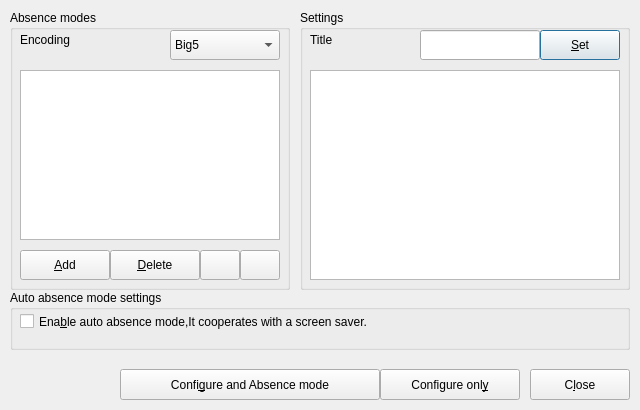
<?xml version="1.0" encoding="UTF-8"?>
<ui version="4.0">
 <class>KIpMsgAbsenceModeConfigDialogBase</class>
 <widget class="QDialog" name="KIpMsgAbsenceModeConfigDialogBase">
  <property name="geometry">
   <rect>
    <x>0</x>
    <y>0</y>
    <width>640</width>
    <height>410</height>
   </rect>
  </property>
  <property name="sizePolicy">
   <sizepolicy hsizetype="Fixed" vsizetype="Fixed">
    <horstretch>0</horstretch>
    <verstretch>0</verstretch>
   </sizepolicy>
  </property>
  <property name="minimumSize">
   <size>
    <width>640</width>
    <height>410</height>
   </size>
  </property>
  <property name="maximumSize">
   <size>
    <width>640</width>
    <height>410</height>
   </size>
  </property>
  <property name="baseSize">
   <size>
    <width>640</width>
    <height>410</height>
   </size>
  </property>
  <property name="windowTitle">
   <string>KIpMessenger - Absence Mode Configuration</string>
  </property>
  <widget class="QGroupBox" name="groupBox7">
   <property name="geometry">
    <rect>
     <x>300</x>
     <y>10</y>
     <width>330</width>
     <height>280</height>
    </rect>
   </property>
   <property name="title">
    <string>Settings</string>
   </property>
   <widget class="KTextEdit" name="m_DescriptionTextbox">
    <property name="geometry">
     <rect>
      <x>10</x>
      <y>60</y>
      <width>310</width>
      <height>210</height>
     </rect>
    </property>
   </widget>
   <widget class="KLineEdit" name="m_TitleEditbox">
    <property name="geometry">
     <rect>
      <x>120</x>
      <y>20</y>
      <width>120</width>
      <height>30</height>
     </rect>
    </property>
   </widget>
   <widget class="KPushButton" name="m_SetButton">
    <property name="geometry">
     <rect>
      <x>240</x>
      <y>20</y>
      <width>80</width>
      <height>30</height>
     </rect>
    </property>
    <property name="text">
     <string>&amp;Set</string>
    </property>
    <property name="shortcut">
     <string>Alt+S</string>
    </property>
   </widget>
   <widget class="QLabel" name="textLabel1">
    <property name="geometry">
     <rect>
      <x>10</x>
      <y>20</y>
      <width>110</width>
      <height>20</height>
     </rect>
    </property>
    <property name="text">
     <string>Title</string>
    </property>
    <property name="wordWrap">
     <bool>false</bool>
    </property>
   </widget>
  </widget>
  <widget class="QGroupBox" name="groupBox6">
   <property name="geometry">
    <rect>
     <x>10</x>
     <y>10</y>
     <width>280</width>
     <height>280</height>
    </rect>
   </property>
   <property name="title">
    <string>Absence modes</string>
   </property>
   <widget class="QLabel" name="textLabel1_2">
    <property name="geometry">
     <rect>
      <x>10</x>
      <y>20</y>
      <width>150</width>
      <height>20</height>
     </rect>
    </property>
    <property name="text">
     <string>Encoding</string>
    </property>
    <property name="wordWrap">
     <bool>false</bool>
    </property>
   </widget>
   <widget class="KPushButton" name="m_AddButton">
    <property name="geometry">
     <rect>
      <x>10</x>
      <y>240</y>
      <width>90</width>
      <height>30</height>
     </rect>
    </property>
    <property name="text">
     <string>&amp;Add</string>
    </property>
    <property name="shortcut">
     <string>Alt+A</string>
    </property>
   </widget>
   <widget class="KPushButton" name="m_DeleteButton">
    <property name="geometry">
     <rect>
      <x>100</x>
      <y>240</y>
      <width>90</width>
      <height>30</height>
     </rect>
    </property>
    <property name="text">
     <string>&amp;Delete</string>
    </property>
    <property name="shortcut">
     <string>Alt+D</string>
    </property>
   </widget>
   <widget class="KListWidget" name="m_AbsenceModeListbox">
    <property name="geometry">
     <rect>
      <x>10</x>
      <y>60</y>
      <width>260</width>
      <height>170</height>
     </rect>
    </property>
   </widget>
   <widget class="KPushButton" name="m_UpButton">
    <property name="geometry">
     <rect>
      <x>190</x>
      <y>240</y>
      <width>40</width>
      <height>30</height>
     </rect>
    </property>
    <property name="text">
     <string/>
    </property>
   </widget>
   <widget class="KPushButton" name="m_DownButton">
    <property name="geometry">
     <rect>
      <x>230</x>
      <y>240</y>
      <width>40</width>
      <height>30</height>
     </rect>
    </property>
    <property name="text">
     <string/>
    </property>
   </widget>
   <widget class="KComboBox" name="m_EncodingCombobox">
    <property name="geometry">
     <rect>
      <x>160</x>
      <y>20</y>
      <width>110</width>
      <height>30</height>
     </rect>
    </property>
    <property name="currentItem" stdset="0">
     <number>8</number>
    </property>
    <item>
     <property name="text">
      <string>Big5</string>
     </property>
    </item>
    <item>
     <property name="text">
      <string>Big5-HKSCS</string>
     </property>
    </item>
    <item>
     <property name="text">
      <string>eucJP</string>
     </property>
    </item>
    <item>
     <property name="text">
      <string>eucKR</string>
     </property>
    </item>
    <item>
     <property name="text">
      <string>GB2312</string>
     </property>
    </item>
    <item>
     <property name="text">
      <string>GBK</string>
     </property>
    </item>
    <item>
     <property name="text">
      <string>GB18030</string>
     </property>
    </item>
    <item>
     <property name="text">
      <string>JIS7</string>
     </property>
    </item>
    <item>
     <property name="text">
      <string>Shift-JIS</string>
     </property>
    </item>
    <item>
     <property name="text">
      <string>TSCII</string>
     </property>
    </item>
    <item>
     <property name="text">
      <string>utf8</string>
     </property>
    </item>
    <item>
     <property name="text">
      <string>KOI8-R</string>
     </property>
    </item>
    <item>
     <property name="text">
      <string>KOI8-U</string>
     </property>
    </item>
    <item>
     <property name="text">
      <string>ISO8859-1</string>
     </property>
    </item>
    <item>
     <property name="text">
      <string>ISO8859-2</string>
     </property>
    </item>
    <item>
     <property name="text">
      <string>ISO8859-3</string>
     </property>
    </item>
    <item>
     <property name="text">
      <string>ISO8859-4</string>
     </property>
    </item>
    <item>
     <property name="text">
      <string>ISO8859-5</string>
     </property>
    </item>
    <item>
     <property name="text">
      <string>ISO8859-6</string>
     </property>
    </item>
    <item>
     <property name="text">
      <string>ISO8859-7</string>
     </property>
    </item>
    <item>
     <property name="text">
      <string>ISO8859-8</string>
     </property>
    </item>
    <item>
     <property name="text">
      <string>ISO8859-8-i</string>
     </property>
    </item>
    <item>
     <property name="text">
      <string>ISO8859-9</string>
     </property>
    </item>
    <item>
     <property name="text">
      <string>ISO8859-10</string>
     </property>
    </item>
    <item>
     <property name="text">
      <string>ISO8859-13</string>
     </property>
    </item>
    <item>
     <property name="text">
      <string>ISO8859-14</string>
     </property>
    </item>
    <item>
     <property name="text">
      <string>ISO8859-15</string>
     </property>
    </item>
    <item>
     <property name="text">
      <string>IBM 850</string>
     </property>
    </item>
    <item>
     <property name="text">
      <string>IBM 866</string>
     </property>
    </item>
    <item>
     <property name="text">
      <string>CP874</string>
     </property>
    </item>
    <item>
     <property name="text">
      <string>CP1250</string>
     </property>
    </item>
    <item>
     <property name="text">
      <string>CP1251</string>
     </property>
    </item>
    <item>
     <property name="text">
      <string>CP1252</string>
     </property>
    </item>
    <item>
     <property name="text">
      <string>CP1253</string>
     </property>
    </item>
    <item>
     <property name="text">
      <string>CP1254</string>
     </property>
    </item>
    <item>
     <property name="text">
      <string>CP1255</string>
     </property>
    </item>
    <item>
     <property name="text">
      <string>CP1256</string>
     </property>
    </item>
    <item>
     <property name="text">
      <string>CP1257</string>
     </property>
    </item>
    <item>
     <property name="text">
      <string>CP1258</string>
     </property>
    </item>
    <item>
     <property name="text">
      <string>Apple Roman</string>
     </property>
    </item>
    <item>
     <property name="text">
      <string>TIS-620</string>
     </property>
    </item>
   </widget>
  </widget>
  <widget class="QGroupBox" name="groupBox3">
   <property name="geometry">
    <rect>
     <x>10</x>
     <y>290</y>
     <width>620</width>
     <height>60</height>
    </rect>
   </property>
   <property name="title">
    <string>Auto absence mode settings</string>
   </property>
   <widget class="QCheckBox" name="m_AutoAbsenceModeCheckbox">
    <property name="geometry">
     <rect>
      <x>10</x>
      <y>20</y>
      <width>590</width>
      <height>23</height>
     </rect>
    </property>
    <property name="text">
     <string>Ena&amp;ble auto absence mode,It cooperates with a screen saver.</string>
    </property>
    <property name="shortcut">
     <string>Alt+B</string>
    </property>
   </widget>
  </widget>
  <widget class="KPushButton" name="m_ConfigAndAbsenceModeButton">
   <property name="geometry">
    <rect>
     <x>120</x>
     <y>369</y>
     <width>260</width>
     <height>31</height>
    </rect>
   </property>
   <property name="text">
    <string>Confi&amp;gure and Absence mode</string>
   </property>
   <property name="shortcut">
    <string>Alt+G</string>
   </property>
  </widget>
  <widget class="KPushButton" name="m_ConfigOnlyButton">
   <property name="geometry">
    <rect>
     <x>380</x>
     <y>369</y>
     <width>140</width>
     <height>31</height>
    </rect>
   </property>
   <property name="text">
    <string>Configure onl&amp;y</string>
   </property>
   <property name="shortcut">
    <string>Alt+Y</string>
   </property>
  </widget>
  <widget class="KPushButton" name="m_CloseButton">
   <property name="geometry">
    <rect>
     <x>530</x>
     <y>369</y>
     <width>100</width>
     <height>31</height>
    </rect>
   </property>
   <property name="text">
    <string>C&amp;lose</string>
   </property>
   <property name="shortcut">
    <string>Alt+L</string>
   </property>
  </widget>
 </widget>
 <layoutdefault spacing="6" margin="11"/>
 <customwidgets>
  <customwidget>
   <class>KListWidget</class>
   <extends>QListWidget</extends>
   <header>klistwidget.h</header>
  </customwidget>
  <customwidget>
   <class>KPushButton</class>
   <extends>QPushButton</extends>
   <header>kpushbutton.h</header>
  </customwidget>
  <customwidget>
   <class>KLineEdit</class>
   <extends>QLineEdit</extends>
   <header>klineedit.h</header>
  </customwidget>
  <customwidget>
   <class>KComboBox</class>
   <extends>QComboBox</extends>
   <header>kcombobox.h</header>
  </customwidget>
  <customwidget>
   <class>KTextEdit</class>
   <extends>QTextEdit</extends>
   <header>ktextedit.h</header>
  </customwidget>
 </customwidgets>
 <tabstops>
  <tabstop>m_EncodingCombobox</tabstop>
  <tabstop>m_AbsenceModeListbox</tabstop>
  <tabstop>m_AddButton</tabstop>
  <tabstop>m_DeleteButton</tabstop>
  <tabstop>m_UpButton</tabstop>
  <tabstop>m_DownButton</tabstop>
  <tabstop>m_TitleEditbox</tabstop>
  <tabstop>m_SetButton</tabstop>
  <tabstop>m_DescriptionTextbox</tabstop>
  <tabstop>m_AutoAbsenceModeCheckbox</tabstop>
  <tabstop>m_ConfigAndAbsenceModeButton</tabstop>
  <tabstop>m_ConfigOnlyButton</tabstop>
  <tabstop>m_CloseButton</tabstop>
 </tabstops>
 <includes>
  <include location="local">ktextedit.h</include>
  <include location="local">klineedit.h</include>
  <include location="local">kpushbutton.h</include>
  <include location="local">kpushbutton.h</include>
  <include location="local">kpushbutton.h</include>
  <include location="local">klistwidget.h</include>
  <include location="local">kpushbutton.h</include>
  <include location="local">kpushbutton.h</include>
  <include location="local">kcombobox.h</include>
  <include location="local">kpushbutton.h</include>
  <include location="local">kpushbutton.h</include>
  <include location="local">kpushbutton.h</include>
 </includes>
 <resources/>
 <connections>
  <connection>
   <sender>m_AbsenceModeListbox</sender>
   <signal>selectionChanged(QListWidgetItem*)</signal>
   <receiver>KIpMsgAbsenceModeConfigDialogBase</receiver>
   <slot>slotAbsenceModeChanged(QListWidgetItem*)</slot>
   <hints>
    <hint type="sourcelabel">
     <x>20</x>
     <y>20</y>
    </hint>
    <hint type="destinationlabel">
     <x>20</x>
     <y>20</y>
    </hint>
   </hints>
  </connection>
  <connection>
   <sender>m_AddButton</sender>
   <signal>clicked()</signal>
   <receiver>KIpMsgAbsenceModeConfigDialogBase</receiver>
   <slot>slotAddClicked()</slot>
   <hints>
    <hint type="sourcelabel">
     <x>20</x>
     <y>20</y>
    </hint>
    <hint type="destinationlabel">
     <x>20</x>
     <y>20</y>
    </hint>
   </hints>
  </connection>
  <connection>
   <sender>m_ConfigAndAbsenceModeButton</sender>
   <signal>clicked()</signal>
   <receiver>KIpMsgAbsenceModeConfigDialogBase</receiver>
   <slot>slotConfigAndAbsenceModeClicked()</slot>
   <hints>
    <hint type="sourcelabel">
     <x>20</x>
     <y>20</y>
    </hint>
    <hint type="destinationlabel">
     <x>20</x>
     <y>20</y>
    </hint>
   </hints>
  </connection>
  <connection>
   <sender>m_ConfigOnlyButton</sender>
   <signal>clicked()</signal>
   <receiver>KIpMsgAbsenceModeConfigDialogBase</receiver>
   <slot>slotConfigOnlyClicked()</slot>
   <hints>
    <hint type="sourcelabel">
     <x>20</x>
     <y>20</y>
    </hint>
    <hint type="destinationlabel">
     <x>20</x>
     <y>20</y>
    </hint>
   </hints>
  </connection>
  <connection>
   <sender>m_DeleteButton</sender>
   <signal>clicked()</signal>
   <receiver>KIpMsgAbsenceModeConfigDialogBase</receiver>
   <slot>slotDeleteClicked()</slot>
   <hints>
    <hint type="sourcelabel">
     <x>20</x>
     <y>20</y>
    </hint>
    <hint type="destinationlabel">
     <x>20</x>
     <y>20</y>
    </hint>
   </hints>
  </connection>
  <connection>
   <sender>m_EncodingCombobox</sender>
   <signal>activated(int)</signal>
   <receiver>KIpMsgAbsenceModeConfigDialogBase</receiver>
   <slot>slotEncodingChanged(int)</slot>
   <hints>
    <hint type="sourcelabel">
     <x>20</x>
     <y>20</y>
    </hint>
    <hint type="destinationlabel">
     <x>20</x>
     <y>20</y>
    </hint>
   </hints>
  </connection>
  <connection>
   <sender>m_CloseButton</sender>
   <signal>clicked()</signal>
   <receiver>KIpMsgAbsenceModeConfigDialogBase</receiver>
   <slot>slotCancelClicked()</slot>
   <hints>
    <hint type="sourcelabel">
     <x>20</x>
     <y>20</y>
    </hint>
    <hint type="destinationlabel">
     <x>20</x>
     <y>20</y>
    </hint>
   </hints>
  </connection>
  <connection>
   <sender>m_SetButton</sender>
   <signal>clicked()</signal>
   <receiver>KIpMsgAbsenceModeConfigDialogBase</receiver>
   <slot>slotSetClicked()</slot>
   <hints>
    <hint type="sourcelabel">
     <x>20</x>
     <y>20</y>
    </hint>
    <hint type="destinationlabel">
     <x>20</x>
     <y>20</y>
    </hint>
   </hints>
  </connection>
  <connection>
   <sender>m_UpButton</sender>
   <signal>clicked()</signal>
   <receiver>KIpMsgAbsenceModeConfigDialogBase</receiver>
   <slot>slotUpClicked()</slot>
   <hints>
    <hint type="sourcelabel">
     <x>20</x>
     <y>20</y>
    </hint>
    <hint type="destinationlabel">
     <x>20</x>
     <y>20</y>
    </hint>
   </hints>
  </connection>
  <connection>
   <sender>m_DownButton</sender>
   <signal>clicked()</signal>
   <receiver>KIpMsgAbsenceModeConfigDialogBase</receiver>
   <slot>slotDownClicked()</slot>
   <hints>
    <hint type="sourcelabel">
     <x>20</x>
     <y>20</y>
    </hint>
    <hint type="destinationlabel">
     <x>20</x>
     <y>20</y>
    </hint>
   </hints>
  </connection>
 </connections>
</ui>
